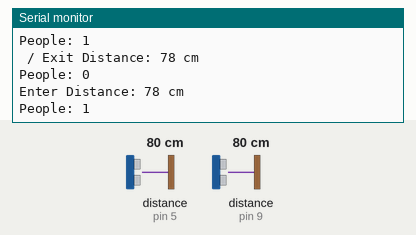
A sketch run on a simulated Arduino Uno, built with avr-gcc and run on an emulated ATmega328P. On the bench: the last lines printed to the serial monitor. Wiring (inferred from the names in the program): 2 × ultrasonic range finder: trigger pin 6, echo pin 5 / trigger pin 10, echo pin 9. The inputs (shaded band) are chosen by the test bench; at power-on: distance to the obstacle (sensors on pin 9, pin 5) 80 cm. The echo pulse lasts 58.3 µs per cm.

Above: at 2.4 s.
2.5 s: distance to the obstacle (sensor on pin 9) set to 120 cm
At 3.34 s:
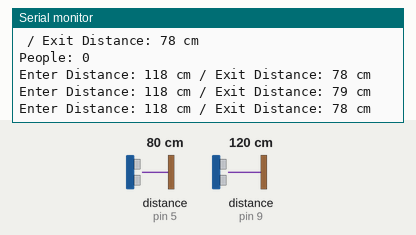
4.7 s: distance to the obstacle (sensor on pin 5) set to 2 cm
At 4.71 s:
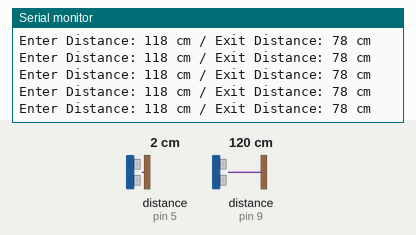
10.1 s: distance to the obstacle (sensor on pin 5) set to 18 cm
At 10.17 s:
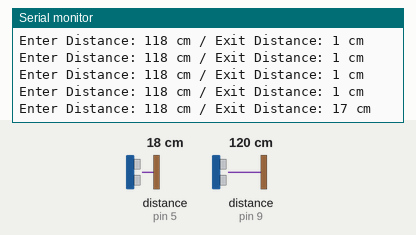
15.5 s: distance to the obstacle (sensor on pin 5) set to 4 cm
At 15.54 s:
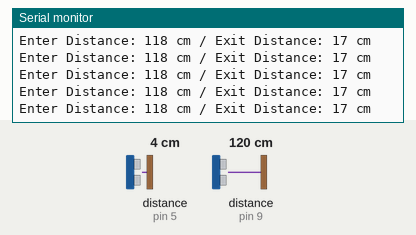
20.9 s: distance to the obstacle (sensor on pin 5) set to 35 cm
At 20.9 s:
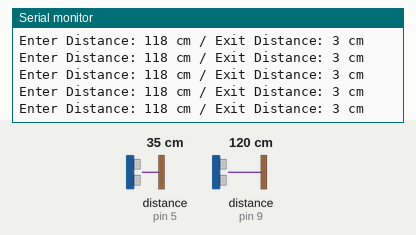
26.3 s: distance to the obstacle (sensor on pin 5) set to 9 cm
At 26.38 s:
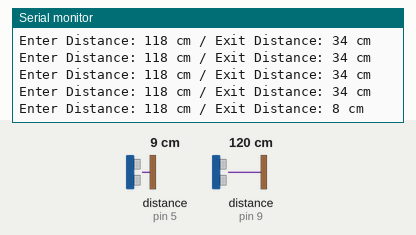
Timing chart, 0 to 29.3 s (numbered marks = the images above; inputs shaded):
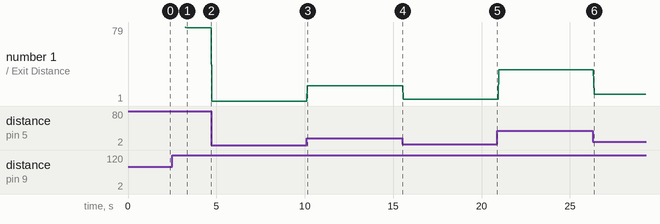

Measured:
- after the input at 2.5 s, the serial monitor: prints a new line after 0.73 s (image 1)
- after the input at 10.1 s, the serial monitor: prints a new line after 0.05 s (image 3)
- after the input at 26.3 s, the serial monitor: prints a new line after 0.06 s (image 6)
- plotted number 1: 78 → 1 after the input at 4.7 s, 1 → 17 after the input at 10.1 s, 17 → 3 after the input at 15.5 s, 3 → 34 after the input at 20.9 s, 34 → 8 after the input at 26.3 s

The sketch:

sensor.ino
```cpp
int enterTrig = 10;
int enterEcho = 9;

int exitTrig = 6;
int exitEcho = 5;

int i=0;


void setup()
{
  Serial.begin(9600);

  pinMode(enterTrig,OUTPUT);
  pinMode(enterEcho,INPUT);

  pinMode(exitTrig,OUTPUT);
  pinMode(exitEcho,INPUT);
}

void loop() {
  // Entrance
  digitalWrite(enterTrig,LOW);
  delayMicroseconds(2);

  digitalWrite(enterTrig,HIGH);
  delayMicroseconds(10);

  digitalWrite(enterTrig,LOW);

  int enterDuration = pulseIn(enterEcho,HIGH);

  int enterDistance = enterDuration*0.034/2;

  Serial.print("Enter Distance: ");
  Serial.print(enterDistance);
  Serial.print(" cm");

  if (enterDistance < 80) //in
  {
  	i++;

    Serial.println();
    Serial.print("People: ");
    Serial.println(i);
    delay(800);

  }

  // Exit
  digitalWrite(exitTrig,LOW);
  delayMicroseconds(2);

  digitalWrite(exitTrig,HIGH);
  delayMicroseconds(10);

  digitalWrite(exitTrig,LOW);

  int exitDuration = pulseIn(exitEcho,HIGH);

  int exitDistance = exitDuration*0.034/2;

  Serial.print(" / Exit Distance: ");
  Serial.print(exitDistance);
  Serial.println(" cm");

  if (exitDistance < 80 && i>0) //in
  {
  	i--;

    Serial.print("People: ");
    Serial.println(i);
    delay(800);
  }
}
```
